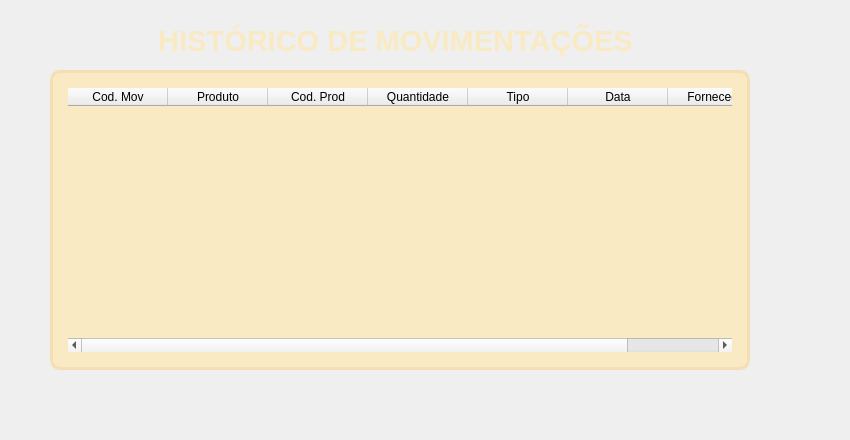
<?xml version="1.0" encoding="UTF-8"?>
<ui version="4.0">
 <class>Form</class>
 <widget class="QWidget" name="Form">
  <property name="geometry">
   <rect>
    <x>0</x>
    <y>0</y>
    <width>850</width>
    <height>440</height>
   </rect>
  </property>
  <property name="minimumSize">
   <size>
    <width>850</width>
    <height>440</height>
   </size>
  </property>
  <property name="maximumSize">
   <size>
    <width>850</width>
    <height>440</height>
   </size>
  </property>
  <property name="windowTitle">
   <string>Form</string>
  </property>
  <widget class="QLabel" name="label">
   <property name="geometry">
    <rect>
     <x>50</x>
     <y>20</y>
     <width>691</width>
     <height>41</height>
    </rect>
   </property>
   <property name="font">
    <font>
     <family>Segoe UI</family>
     <pointsize>22</pointsize>
     <weight>75</weight>
     <bold>true</bold>
    </font>
   </property>
   <property name="styleSheet">
    <string notr="true">color:rgb(249, 234, 195);</string>
   </property>
   <property name="text">
    <string>HISTÓRICO DE MOVIMENTAÇÕES</string>
   </property>
   <property name="alignment">
    <set>Qt::AlignCenter</set>
   </property>
  </widget>
  <widget class="QTableWidget" name="tableWidget">
   <property name="geometry">
    <rect>
     <x>50</x>
     <y>70</y>
     <width>700</width>
     <height>300</height>
    </rect>
   </property>
   <property name="minimumSize">
    <size>
     <width>700</width>
     <height>0</height>
    </size>
   </property>
   <property name="maximumSize">
    <size>
     <width>700</width>
     <height>300</height>
    </size>
   </property>
   <property name="styleSheet">
    <string notr="true">QTableWidget {
	border: 3px solid rgb(245, 222, 179);
	border-radius: 10px;
	padding: 15px;
	background-color:rgb(249, 234, 195);
	color: rgb(45, 45, 45);
}</string>
   </property>
   <column>
    <property name="text">
     <string>Cod. Mov</string>
    </property>
   </column>
   <column>
    <property name="text">
     <string>Produto</string>
    </property>
   </column>
   <column>
    <property name="text">
     <string>Cod. Prod</string>
    </property>
   </column>
   <column>
    <property name="text">
     <string>Quantidade</string>
    </property>
   </column>
   <column>
    <property name="text">
     <string>Tipo</string>
    </property>
   </column>
   <column>
    <property name="text">
     <string>Data</string>
    </property>
   </column>
   <column>
    <property name="text">
     <string>Fornecedor</string>
    </property>
   </column>
  </widget>
 </widget>
 <resources/>
 <connections/>
</ui>
